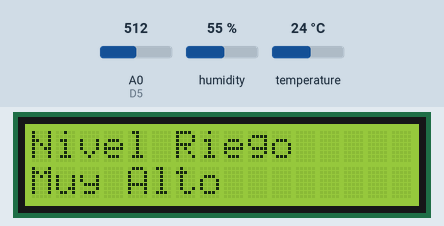
Recording of a sketch running on a simulated Arduino Uno, built with avr-gcc and run on an emulated ATmega328P. Shown: 16×2 character LCD. Inputs (shaded band) come from the test bench; at power-on: A0 (D5) = 512, humidity 55 %, temperature 24 °C. What the sketch prints to the serial monitor is not drawn.

Above: at 5.9 s.
6.0 s: A0 (D5) set to 422
At 12.9 s:
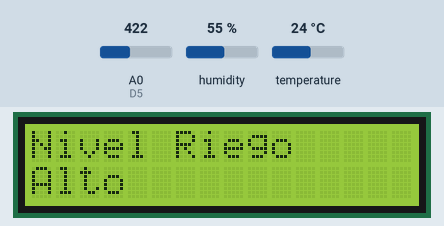
17.1 s: A0 (D5) set to 306
At 19.7 s:
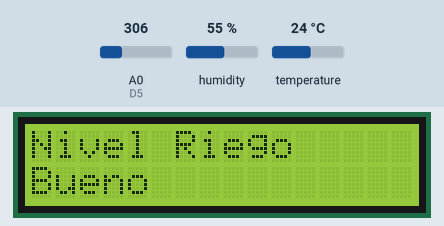
27.9 s: A0 (D5) set to 206
At 34.5 s:
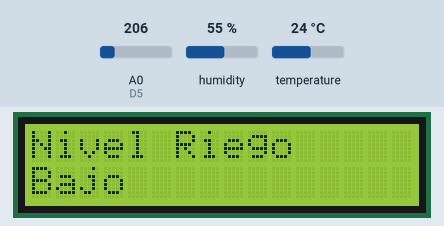
38.6 s: A0 (D5) set to 116
45.8 s: A0 (D5) set to 104
At 48.2 s:
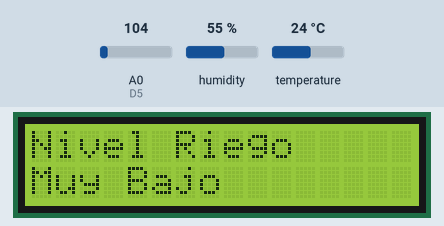
56.6 s: humidity set to 22 %
At 66.9 s:
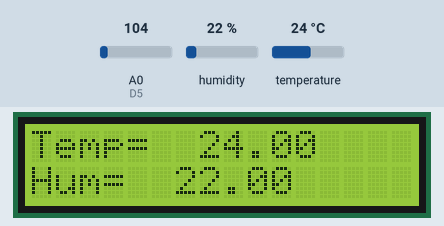
Timing chart, 0 to 68.3 s (numbered marks = the images above; inputs shaded):
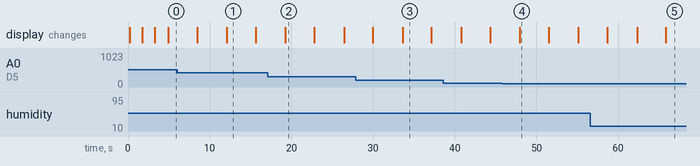

The sketch:

Proyecto_Interfaces_Adafruit_V2.ino.ino
```cpp
#define D0 16
//#define D1 5 SCL para Display
//#define D2 4 SDA para Display
#define D3 0
#define D4 2
#define D5 14
#define D6 12
#define D7 13
#define D8 15

#include <Adafruit_Sensor.h>
#include <DHT.h>
//#include <DHT_U.h>
#include <LiquidCrystal_I2C.h>

//Credenciales adafruit

#define IO_USERNAME  "jonloredo"
#define IO_KEY       "41a895c49a304c1eb9786a6900b6b54e"


//Credenciales Wifi

/******************************* WIFI **************************************/

#define WIFI_SSID   "Totalplay-549E"
#define WIFI_PASS   "549EC05675mRFp3U"

/*#define WIFI_SSID   "jonloredoWiFi"
#define WIFI_PASS   "labrador86"*/

#include "AdafruitIO_WiFi.h"

#if defined(USE_AIRLIFT) || defined(ADAFRUIT_METRO_M4_AIRLIFT_LITE)
  // Configure the pins used for the ESP32 connection
  #if !defined(SPIWIFI_SS) // if the wifi definition isnt in the board variant
    // Don't change the names of these #define's! they match the variant ones
    #define SPIWIFI SPI
    #define SPIWIFI_SS 10  // Chip select pin
    #define SPIWIFI_ACK 9  // a.k.a BUSY or READY pin
    #define ESP32_RESETN 6 // Reset pin
    #define ESP32_GPIO0 -1 // Not connected
  #endif
  AdafruitIO_WiFi io(IO_USERNAME, IO_KEY, WIFI_SSID, WIFI_PASS, SPIWIFI_SS, SPIWIFI_ACK, ESP32_RESETN, ESP32_GPIO0, &SPIWIFI);
#else
  AdafruitIO_WiFi io(IO_USERNAME, IO_KEY, WIFI_SSID, WIFI_PASS);
#endif

/**********************************************/

#define DHTTYPE DHT11

// DHT Sensor
uint8_t DHTPin = D5;

// Initialize DHT sensor.
DHT dht(DHTPin, DHTTYPE);


// set up the 'temperature' and 'humidity' feeds
AdafruitIO_Feed *temperatura2io = io.feed("temperatura_dht11");
AdafruitIO_Feed *humedad2io = io.feed("humedad_dht11");
// Adafruit riego
AdafruitIO_Feed *nriegosensor = io.feed("nivel_de_riego");

float temperatura_dht11;
float humedad_dht11;

//Variables riego
int value;
String n_riego;

LiquidCrystal_I2C lcd(0x3F, 16, 2); //Constructor LCD

void setup() {

  Serial.begin(115200);
  delay(100);

      //Setup para LCD
  lcd.begin(16,2);
  lcd.init();
  lcd.backlight();

  pinMode(DHTPin, INPUT);

  dht.begin();

    // connect to io.adafruit.com
  Serial.println();
  Serial.println("Connecting to Adafruit IO");
  io.connect();

  lcd.clear();
  lcd.setCursor(0, 0);
  lcd.print("Connecting to");
  lcd.setCursor(0, 1);
  lcd.print("Adafruit IO ...");
  delay(1500);

  // wait for a connection
  int i=0;
  lcd.clear();
  while(io.status() < AIO_CONNECTED) {
  Serial.print(".");
  lcd.setCursor(i, 1);
  lcd.print(".");
  i++;
  if(i==15){
  lcd.clear();
  }

  delay(500);
  }

  // we are connected
  Serial.println();
  Serial.println(io.statusText());


  lcd.clear();
  lcd.setCursor(0, 0);
  lcd.print("Adafruit IO");
  lcd.setCursor(0, 1);
  lcd.print("connected!!");
  delay(1500);
}

void loop() {

   // io.run(); is required for all sketches.
  // it should always be present at the top of your loop
  // function. it keeps the client connected to
  // io.adafruit.com, and processes any incoming data.
  io.run();

  temperatura_dht11 = dht.readTemperature(); // Gets the values of the temperature
  humedad_dht11 = dht.readHumidity(); // Gets the values of the humidity

  Serial.print("Temperatura: ");
  Serial.println(temperatura_dht11);

  Serial.print("Humedad: ");
  Serial.println(humedad_dht11);

  temperatura2io->save(temperatura_dht11);
  humedad2io->save(humedad_dht11);


  //Niveles de riego programa principal
  value= analogRead(A0);

   if(value>432){
    n_riego = String("Muy Alto");
    Serial.print("Nivel de Riego: ");
    Serial.println(n_riego);

    lcd.clear();
    lcd.setCursor(0, 0);
    lcd.print("Nivel Riego");
    lcd.setCursor(0, 1);
    lcd.print("Muy Alto");
   }
   if(value>324 && value<=432){
    n_riego = String("Alto");
    Serial.print("Nivel de Riego: ");
    Serial.println(n_riego);

    lcd.clear();
    lcd.setCursor(0, 0);
    lcd.print("Nivel Riego");
    lcd.setCursor(0, 1);
    lcd.print("Alto");
   }
   if(value>216 && value<=324){
    n_riego = String("Bueno");
    Serial.print("Nivel de Riego: ");
    Serial.println(n_riego);

    lcd.clear();
    lcd.setCursor(0, 0);
    lcd.print("Nivel Riego");
    lcd.setCursor(0, 1);
    lcd.print("Bueno");
   }
    if(value>108 && value<=216){
    n_riego = String("Bajo");
    Serial.print("Nivel de Riego: ");
    Serial.println(n_riego);

    lcd.clear();
    lcd.setCursor(0, 0);
    lcd.print("Nivel Riego");
    lcd.setCursor(0, 1);
    lcd.print("Bajo");
   }
      if(value<=108){
    n_riego = String("Muy Bajo");
    Serial.print("Nivel de Riego: ");
    Serial.println(n_riego);

    lcd.clear();
    lcd.setCursor(0, 0);
    lcd.print("Nivel Riego");
    lcd.setCursor(0, 1);
    lcd.print("Muy Bajo");
   }
   delay(3500);
  nriegosensor->save(n_riego);

  //Funciones para LCD
  lcd.clear();

  lcd.setCursor(0, 0);
  lcd.print("Temp= ");
  lcd.setCursor(7, 0);
  lcd.print(temperatura_dht11);

  lcd.setCursor(0, 1);
  lcd.print("Hum= ");
  lcd.setCursor(6, 1);
  lcd.print(humedad_dht11);

  delay(3500);

}
```

Measured:
- the behaviour switches between 109 and 108 on A0 (D5) (found by bisection; images 3 and 4)
- after the input at 6.0 s, the display: first differs from a run without the input after 6.1 s (image 1)
- after the input at 17.1 s, the display: changes after 2.2 s (image 2)
- after the input at 27.9 s, the display: first differs from a run without the input after 5.7 s (image 3)
- after the input at 45.8 s, the display: changes after 2.2 s (image 4)
- after the input at 56.6 s, the display: first differs from a run without the input after 9.2 s (image 5)
- what the display in image 1 shows lasts 3.5 s, from 12.1 s to 15.6 s
